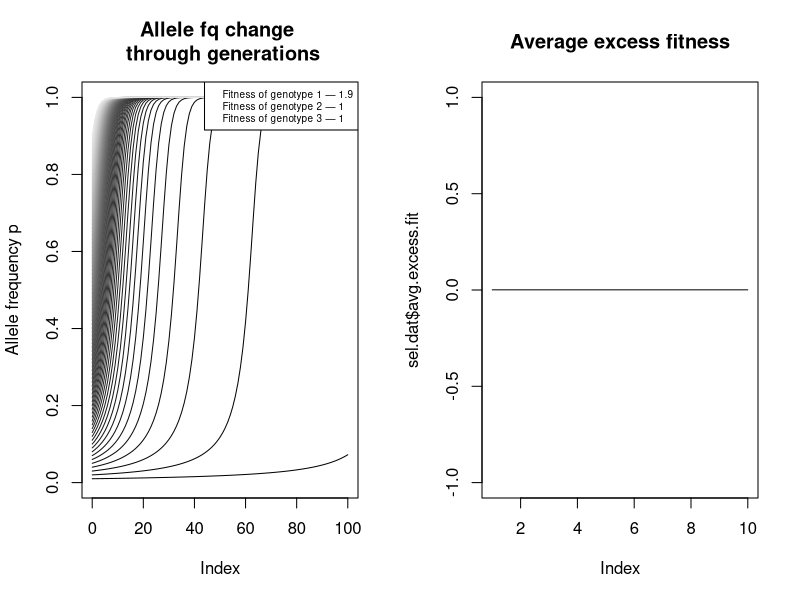

Write R code to recreate this figure.
# Description -------------------------------------------------------------
### ### ### ### ### ### ### ### ### ### ### ### ### ### ### ### ### ### ### ### ### ###
# Created by Marc-Olivier Beausoleil
# McGill University 
# Created March 18, 2023

# Why:
  # selection changes allele frequencies 

# Requires 

# NOTES: 
# Source: 
  # See p. 194 in Evolution: making sense of life 3rd edition
### ### ### ### ### ### ### ### ### ### ### ### ### ### ### ### ### ### ### ### ### ###

select.change.allele.fq <- function(generations = 10, 
                                    p = .5,
                                    w.geno = c(1.6, 1.2, 1)
                                    ) {
  pop = NULL
  delta_p.all = NULL
  avg.excess.fit.all = NULL
  i_plus = 0
  for (i in 1:generations) {
    # cat("Doing pop",i,fill = TRUE)
    gen1 = p^2
    gen2 = 2*p*(1-p)
    gen3 = (1-p)^2
    gen = c(gen1,gen2,gen3)
    w = c(w.geno[1],
          w.geno[2],
          w.geno[3])
    
    # Average fitness in population 
    w_bar = sum(gen*w)
    # Get new genotype frequencies 
    freq_t1 = gen*w/w_bar
    # Table of genotype frequencies before selection, fitness, genotype frequencies after selection
    # rbind(gen,w,freq_t1)
    
    # Get the allele fq after selection 
    p_t1 = freq_t1[1] + .5 * freq_t1[2]
    q_t1 = freq_t1[3] + .5 * freq_t1[2]
    
    # If 1st generation, keep the initial parameters
    if (i == 1) {
      tmp = data.frame(p = c(p, p_t1),q = c((1-p), q_t1), 
                       row.names = c(paste("t",i-1,sep = "_"), 
                                     paste("t",i,sep = "_")))  
    } else { # Add only the new pop 
      tmp = data.frame(p = p_t1, q = q_t1, 
                       row.names = c(paste("t",i,sep = "_")))
    }
    
    # Average excess of fitness for allele 
    avg.excess.fit = ((p*(w.geno[1]-w_bar))+((1-p)*(w.geno[2]-w_bar)))
    delta_p = p/w_bar*avg.excess.fit
    avg.excess.fit.all = c(avg.excess.fit.all, avg.excess.fit)
    delta_p.all = c(delta_p.all, delta_p)
    # Combine the data 
    pop = rbind(pop, tmp)
    # Reset the allele frequency 
    p = p_t1
  }
  # Make generations as column 
  pop$time = 0:c(nrow(pop)-1)
  # Return the data 
  return(list(pop = pop, delta_p = delta_p.all, avg.excess.fit = avg.excess.fit.all))
}

par(mfrow = c(1,2))
max.gen = 100
w.geno = c(1.9,1,1)
plot(NA, xlim = c(0,max.gen), ylim = c(0,1), main = "Allele fq change \n through generations", ylab = "Allele frequency p", type = "l")
for (k in seq(0.01, .9, by = .01)) {
  sel.dat = select.change.allele.fq(generations = max.gen, p = k, w.geno = w.geno)
  with(sel.dat$pop, points(time, p, type = "l", col = grey(level = k)))
}
legend("topright", legend = paste("Fitness of genotype",1:3,"—",w.geno), cex = .6)

sel.dat = select.change.allele.fq(generations = 10, p = .001, w.geno = w.geno)
sel.dat$avg.excess.fit
plot(sel.dat$avg.excess.fit, main = 'Average excess fitness', type = "l", ylim = c(-1,1))
